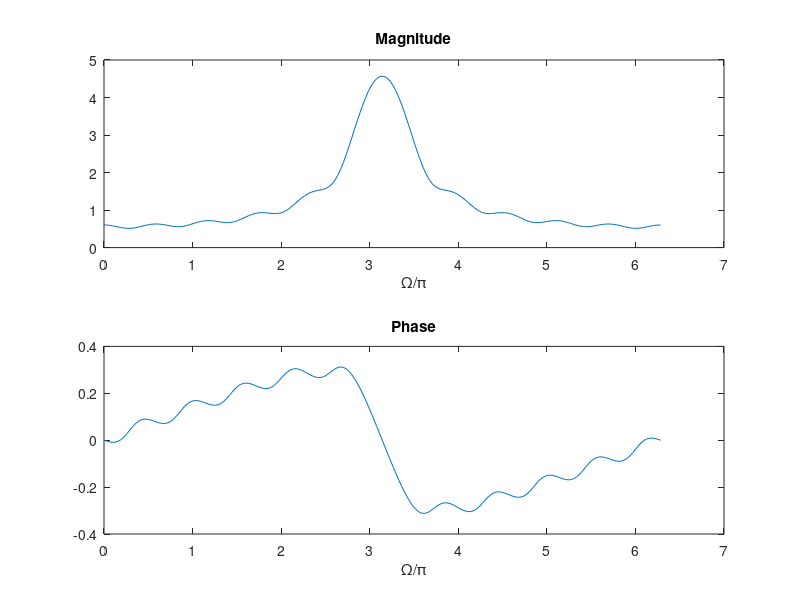

The MATLAB source for this figure:
n= 0:10;
x=(-0.8).^n;
x';
w = 0:0.01*pi:2*pi;
X = x * exp(-j*n'*w);
subplot(211);
plot(w,abs(X));xlabel('\Omega/\pi');title('Magnitude');
subplot(212);
plot(w,angle(X)/pi);xlabel('\Omega/\pi');title('Phase');
